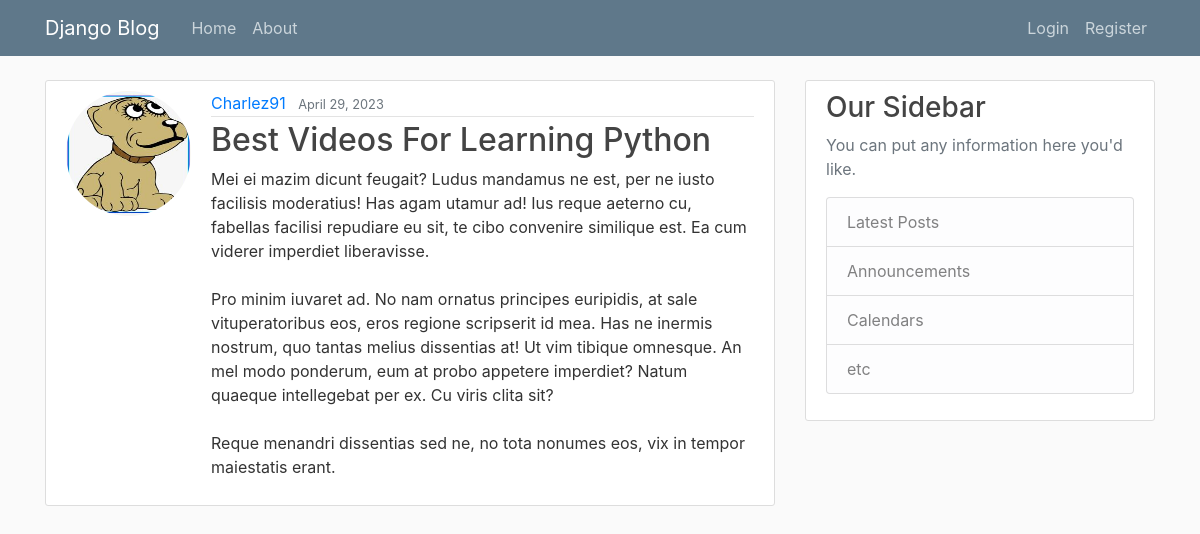
Page /post/76/ on the committed database.
### blog1/models.py (models this page shows, shortened)
class Post(models.Model):
    title = models.CharField(max_length=100, null=False, blank=False)
    content = RichTextField(blank=True)
    date_posted = models.DateTimeField(default=timezone.now)
    modified = models.DateTimeField(auto_now=True)
    author = models.ForeignKey(User, on_delete=models.CASCADE)
    tags = TaggableManager()

### users/models.py (models this page shows, shortened)
class Profile(models.Model):
    user = models.OneToOneField(User, on_delete=models.CASCADE)
    image = models.ImageField(default='default.jpg', upload_to='profile_pics')

### blog1/views.py (the view)
# urls.py: path('post/<int:pk>/', views.PostDetailView.as_view(), name='post-detail'),
class PostDetailView(DetailView):
    model = Post

### blog1/templates/blog1/post_detail.html (shortened to what this page needs)
{% extends "blog1/base.html" %}
{% block content%}
	<article class="media content-section">
	  <img class="rounded-circle account-img" src=" {{ object.author.profile.image.url }} ">
	  <div class="media-body">
	    <div class="article-metadata">
	      <a class="mr-2" href="{% url 'user-posts' object.author.username %}">{{ object.author }}</a>
	      <small class="text-muted">{{ object.date_posted |date:"F d, Y" }}</small>
	    </div>
	    <h2 class="article-title">{{ object.title }}</h2>
	    <p class="article-content">{{ object.content|safe }}</p>
	  </div>
	</article>
{% endblock content %}

### blog1/static/blog1/main.css (style rules this page uses)
body { background: #fafafa; color: #333333; margin-top: 5rem; }
h1, h2, h3, h4, h5, h6 { color: #444444; }
.content-section { background: #ffffff; padding: 10px 20px; border: 1px solid #dddddd; border-radius: 3px; margin-bottom: 20px; }
.article-title { color: #444444; }
.article-content { white-space: pre-line; }
.article-metadata { padding-bottom: 1px; margin-bottom: 4px; border-bottom: 1px solid #e3e3e3 }
.account-img { height: 125px; width: 125px; margin-right: 20px; margin-bottom: 16px; }

### rows in the picture
Post: author.profile.image (picture), author "Charlez91", date_posted "April 29, 2023", title "Best Videos For Learning Python", content "Mei ei mazim dicunt feugait? Ludus mandamus ne est, per ne iusto facilisis moderatius! Has agam utamur ad! Ius reque aeterno cu, fabellas facilisi repudiare eu sit, te cibo convenire similique est. Ea cum viderer imperdiet liberavisse. Pro minim iuvaret ad. No nam ornatus principes euripidis, at sale vituperatoribus eos, eros regione scripserit id mea. Has ne inermis nostrum, quo tantas melius dissentias at! Ut vim tibique omnesque. An mel modo ponderum, eum at probo appetere imperdiet? Natum quaeque intellegebat per ex. Cu viris clita sit? Reque menandri dissentias sed ne, no tota nonumes eos, vix in tempor maiestatis erant."
